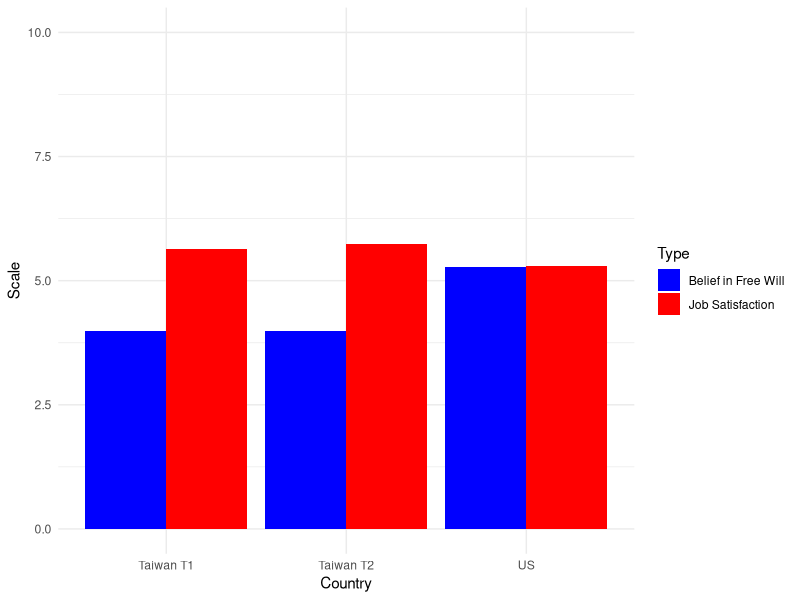

This chart was generated by the following R code:
## ---- chunk 1
#| include: false
#| warning: false
#| message: false

library(tidyverse)
library(palmerpenguins)
library(ggplot2)
library(knitr)
library(dplyr)
## ---- chunk 2

Table_I <- data.frame(
  Job_satisfaction_T1 = c(5.64, 1.18),
  Job_satisfaction_T2 = c(5.74, 0.99),
  Belief_free_will = c(3.99, 0.49)
)

# Name the rows
rownames(Table_I) <- c("Mean", "Standard Deviation")

# Print the dataframe
print(Table_I)

## ---- chunk 3

Table_II <- data.frame(
  Job_satisfaction = c(5.29, 1.22),
  Belief_free_will = c(5.28, 0.84)
)


rownames(Table_II) <- c("Mean", "Standard Deviation")


print(Table_II)
## ---- chunk 4

library(ggplot2)
library(dplyr)

# Sample data
data <- data.frame(
  Country = rep(c("US", "Taiwan T1", "Taiwan T2"), each = 2),
  Value = c(5.28, 5.29, 3.99, 5.64, 3.99, 5.74), # Sample values ranging from 0 to 10
  Type = rep(c("Belief in Free Will", "Job Satisfaction"), 3)
)


# Plotting
ggplot(data, aes(x = Country, y = Value, fill = Type)) +
  geom_bar(stat = "identity", position = "dodge") +
  scale_y_continuous(limits = c(0, 10)) +
  labs(x = "Country", y = "Scale") +
  theme_minimal() +
  scale_fill_manual(values = c("Belief in Free Will" = "blue", "Job Satisfaction" = "red")) 


